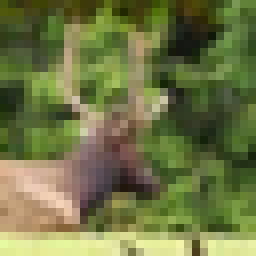
#> input picture img/deer10.png, 32 x 32 px (shown 8 times larger)
$ python main.py   (older library calls are emulated)
#> lines starting #> are read from the running program, lines starting #| are printed output that depends on the picture
### utils.py
import scipy.io
import scipy.ndimage
import matplotlib.pyplot as plt
import numpy as np
from main import FeatureType, Image


# [35 lines left out: functions load_test_data, load_images, not called in this run]


def load_image(image):
    return plt.imread(image.value['src'], 0)
#> returned value is the input picture: shape (32, 32, 3) float32; mean R, G, B 0.435, 0.46, 0.267


def retrieve_features(img, feature_type):
    """
    Preprocesses image data and extracts features for each pixel. One of two types of features is used:
    (1) CIELAB color space, with 3 color channels (3D feature vector)
    (2) CIELAB color space + spatial information, with 3 color channels and 2 coordinates (5D feature vector)

    Returns
    -------
    image : extracted image features as array with shape [3]x[#pixels] or [5]x[#pixels]
    """
    if feature_type.value == FeatureType.color.value:
        image = img.reshape(img.shape[0] * img.shape[1], img.shape[2])
    if feature_type.value == FeatureType.color_spatial.value:
        x = np.array(list(range(img.shape[0])))
        y = np.array(list(range(img.shape[1])))
        coordinates = np.array(np.meshgrid(x, y))
        image = np.append(img, coordinates.T, axis=2)
        image = image.reshape(image.shape[0] * image.shape[1], image.shape[2])
    return image.T


# [5 lines left out: function apply_filter, not called in this run]

### mean_shift.py
import numpy as np
from numba import njit
from tqdm import tqdm


# [127 lines left out: functions ms_no_speedup, ms_speedup1, not called in this run]


def ms_speedup2(data, r, c):
    """
    Second speedup of mean-shift procedure:
    Points within a distance r/c of the search path are associated with the converged peak, where c is some constant
    value. These points are retrieved during a call of find_peak_opt.

    Otherwise same as ms_no_speedup:
    Performs the mean-shift algorithm to cluster pixel of in an image.
    Calls find_peak for each point and then assigns a label to each point according to its associated peak. Compares
    peaks after each call of find_peak and merges similar peaks. Two peaks are considered to be the similar if the
    distance between them is smaller than r/2. If the peak of a data point already exists then its computed peak is
    discarded and it is given the label of the associated peak in peaks.

    Parameters
    ----------
    data : pixel matrix with shape [#features]x[#pixels]
    r : radius of shifting spherical window
    c : constant

    Returns
    -------
    labels : cluster vector with a label for each pixel with shape [#pixels]
    peaks : peaks in density dist. / cluster centers found during mean-shift procedure, shape [#clusters]x[#features]

    """
    n_data_points = data.shape[1]
    n_features = data.shape[0]

    peaks = np.zeros((1, n_features))
    labels = np.zeros((n_data_points,), dtype=np.int)

    peak_indices = np.zeros((1,), dtype=np.int)
    unique_labels = 1

    # first data point
    peak, window_indices, cpts = find_peak_opt(data, 0, r, threshold=0.01, c=c)
    peaks[0, :] = peak
    labels[0] = unique_labels
    path_indices = np.argwhere(cpts == 1)
    labels[window_indices] = unique_labels
    labels[path_indices] = unique_labels
    unique_labels += 1

    # remaining data points
    for idx in tqdm(range(1, n_data_points)):

        if labels[idx] == 0:
            peak, window_indices, cpts = find_peak_opt(data, idx, r, threshold=0.01, c=c)
            path_indices = np.argwhere(cpts == 1)

            # check for similar peaks
            indices = np.argwhere(compute_distances(peak, peaks) < (r / 2)).flatten()
            if indices.size > 0:
                # assign same label for similar peaks
                labels[idx] = labels[peak_indices[indices[0]]]
                # assign points within current point's window the same label
                labels[window_indices] = labels[idx]
                # assign points within r/d distance of search path the same label
                labels[path_indices] = labels[idx]
            else:
                # assign new label for new peaks
                labels[idx] = unique_labels
                # assign points within current point's window the same label
                labels[window_indices] = unique_labels
                # assign points within r/d distance of search path the same label
                labels[path_indices] = unique_labels
                unique_labels += 1
                # store new peak
                peaks = np.append(peaks, np.array([peak]), axis=0)
                # store index of new labeled peak
                peak_indices = np.append(peak_indices, idx)

    peaks = peaks[np.unique(labels) - 1]
    clusters = dict(zip(np.unique(labels), range(np.unique(labels).size)))
    labels = np.array([clusters[l] if l in clusters.keys() else l for l in labels])

    return labels, peaks


# [36 lines left out: function find_peak, not called in this run]


def find_peak_opt(data, idx, r, threshold, c):
    """
    Computes density peak associated with a point whose column index is provided with speedup:
    associates points that are within a distance of r/c of the search path with the converged peak.

    Parameters
    ----------
    data : n-dimensional dataset
    idx : column index of data point
    r : search window radius
    threshold : threshold
    c : constant value

    Returns
    -------
    peak : vector of converged peak with shape [#features]
    window_indices : indices vector of points within converged window
    cpts : vector storing 1 for points within a distance of r/c of search path with the converged peak, shape [#pixels]

    """
    # retrieve data point
    data_point = data[:, idx]
    center = data_point
    difference_peaks = threshold + 1
    cpts = np.zeros((data.shape[1],), dtype=np.int8)

    # shift window to mean until convergence...
    while np.all(difference_peaks > threshold):
        # define window
        distances = compute_distances(center, data.T, 'euclidean')
        # check if points are similar, i.e. distance between them is smaller r/c
        cpts[distances < (r / c)] = 1
        # retrieve points in window
        window_indices = np.argwhere(distances <= r).flatten()
        window = data.T[window_indices]
        # compute peak of window
        peak = np.mean(window, axis=0)
        # compare peak to previous peak
        difference_peaks = compute_distances(peak, center.reshape(1, -1))
        # shift window to mean
        center = peak

    return peak, window_indices, cpts


def compute_distances(data_point, data, metric='euclidean'):
    """
    Computes the euclidean distances between a data point and a set of data points.

    Parameters
    ----------
    data_point : pixel
    data : n pixels
    metric : distance metric

    Returns
    -------
    distances : vector of distances with shape [n pixels]

    """
    data_point_stacked = np.tile(data_point, (data.shape[0], 1))
    distances = np_edist(data_point_stacked.T, data.T, 0)
    # distances = np.array([euclidean_distance(data_point.reshape(1, -1), p.reshape(1, -1)) for p in data])
    return distances


@njit
def euclidean_distance(x, y) -> np.float32:
    """
    Computes the euclidean distance between two vectors, here pixels.

    Parameters
    ----------
    x : pixel vector
    y : pixel vector

    Returns
    -------
    float : euclidean distance between x an y

    """
    return np.linalg.norm(x-y)


@njit
def np_apply_along_axis(func1d, axis, x, y):
    """
    Here, enables efficient computation of euclidean distance with numba over specified axis.
    Reference: https://github.com/numba/numba/issues/1269

    Parameters
    ----------
    func1d : function for computing euclidean distance
    axis : axis along which distance is to be compute
    x : matrix of data points
    y : matrix of data points

    Returns
    -------
    result : here, euclidean distance between x and y

    """
    assert x.ndim == 2
    assert axis in [0, 1]
    if axis == 0:
        result = np.empty(x.shape[1])
        for i in range(len(result)):
          result[i] = func1d(x[:, i], y[:, i])
    else:
        result = np.empty(x.shape[0])
        for i in range(len(result)):
          result[i] = func1d(x[:, i], y[:, i])
    return result

@njit
def np_edist(x, y, axis):
    """
    Here, enables efficient computation of euclidean distance with numba over specified axis.
    Reference: https://github.com/numba/numba/issues/1269

    Parameters
    ----------
    x : matrix of data points
    y : matrix of data points
    axis : axis along which distance is to be compute

    Returns
    -------
    euclidean distance between x and y

    """
    return np_apply_along_axis(euclidean_distance, axis, x, y)

### plotclusters3D.py
import numpy as np
import matplotlib.pyplot as plt
from tqdm import tqdm


def plotclusters3D(data, labels, peaks, rand_color=True):
    """
    Plots the modes of the given image data in 3D by coloring each pixel according to its corresponding peak.

    Args:
        data: image data in the format [number of pixels]x[feature vector].
        labels: a list of labels, one for each pixel.
        peaks: a list of vectors, whose first three components can be interpreted as BGR values.
    """
    fig = plt.figure()
    ax = fig.add_subplot(111, projection="3d")
    bgr_peaks = np.array(peaks[:, 0:3], dtype=float)
    rgb_peaks = bgr_peaks[..., ::-1]
    rgb_peaks /= 255.0
    rgb_peaks = np.array(peaks[:, 0:3], dtype=float)
    for idx, peak in enumerate(tqdm(rgb_peaks)):
        if rand_color:
            color = np.random.uniform(0, 1, 3)
        else:
            color = peak
        cluster = data[np.where(labels == idx)[0]].T
        ax.scatter(cluster[0], cluster[1], cluster[2], c=[color], s=.5)
    fig.show()
    return fig

### main.py
from enum import Enum
import numpy as np
import matplotlib.pyplot as plt
from skimage.color import rgb2lab, lab2rgb
import utils
import mean_shift
from plotclusters3D import plotclusters3D


class Image(Enum):
    """
    Specifies the input image.
    """
    img1 = {'src': "img/img1.jpg", 'dest3': "results/3D/img1/", 'dest5': "results/5D/img1/"}
    img2 = {'src': "img/img2.jpg", 'dest3': "results/3D/img2/", 'dest5': "results/5D/img2/"}
    img3 = {'src': "img/img3.jpg", 'dest3': "results/3D/img3/", 'dest5': "results/5D/img3/"}
    img4 = {'src': "img/deer10.png", 'dest3': "results/3D/img4/", 'dest5': "results/5D/img4/"}
    img5 = {'src': "img/img5.jpg", 'dest3': "results/3D/img5/", 'dest5': "results/5D/img5/"}


class FeatureType(Enum):
    """
    Specifies the type of image features - either 3D color features or 5D color and spatial feature.
    """
    color = 3             # uses only color space
    color_spatial = 5     # uses color and spatial information


class Filter(Enum):
    """
    Specifies the filter to be applied to image.
    """
    none = 0
    gauss = 1
    median = 2


# [66 lines left out: functions image_segmentation, test_mean_shift, not called in this run]


if __name__ == '__main__':
    # test_mean_shift()

    # Configuration
    img = Image.img4
    feature_type = FeatureType.color  # color, color_spatial
    fltr = Filter.none
    r = 20
    c = 2

    img_rgb = utils.load_image(img)
    plt.imshow(img_rgb)
    plt.show()

    if feature_type.value == 3:
        res_dir = img.value['dest3']
    if feature_type.value == 5:
        res_dir = img.value['dest5']

    img_rgb_f = img_rgb
    if fltr.name == Filter.gauss.name:
        img_rgb_f = utils.apply_filter(img_rgb, type='gaussian')
        plt.imshow(img_rgb_f)
        plt.savefig("results/filter/%s" % img.name + "/gauss_std1.png")
    if fltr.name == Filter.median.name:
        img_rgb_f = utils.apply_filter(img_rgb, type='median')
        plt.imshow(img_rgb_f)
        plt.show()
        plt.savefig("results/filter/%s" % img.name + "/median_size1.png")

    # plt.imshow(img_rgb_f)
    # plt.show()

    # Image segmentation
    img_rgb_seg, cluster_fig, n_peaks = image_segmentation(img_rgb_f, r, c, feature_type)
#> in image_segmentation, `img_lab = rgb2lab(img_rgb)`: img_lab: shape (32, 32, 3) float32; mean of channels 0, 1, 2 47.2, -10.6, 26.1
#> in retrieve_features, `image = img.reshape(img.shape[0] * img.shape[1], img.shape[2])`: image = 1024 rows, first 8: [33.04, -14.88, 35.88], [25.55, -12.98, 28.61], [20.95, -5.57, 20.55], [24.39, -2.34, 26.38], [27.07, -9.51, 33.21], [26.45, -10.45, 32.55], [27.33, -5.51, 27.53], [27.91, -4.7, 25.58]
#> in find_peak_opt, `data_point = data[:, idx]`: data_point = [33.04, -14.88, 35.88]
#> the loop in find_peak_opt, `while np.all(difference_peaks > threshold):` made 9 passes
#> (difference_peaks, center) on passes 1 to 9: ([8.96], [38.08, -16.16, 28.58]), ([0.926], [38.86, -15.89, 28.15]), ([0.254], [39.1, -15.93, 28.23]), ([0.257], [39.31, -16.05, 28.33]), ([0.155], [39.42, -16.1, 28.42]), ([0.174], [39.55, -16.13, 28.53]), ([0.0788], [39.62, -16.15, 28.57]), ([0.0392], [39.65, -16.14, 28.59]), ([0], [39.65, -16.14, 28.59])
#> after the loop in find_peak_opt, `while np.all(difference_peaks > threshold):`: cpts = 1024 values, max 1 at index 0, min 0 at index 1, mean 0.253
#> in ms_speedup2, `peak, window_indices, cpts = find_peak_opt(data, 0, r, threshold=0.01,..`: peak = [39.65, -16.14, 28.59]; window_indices = 509 values from 0 to 1008
#> in ms_speedup2, `path_indices = np.argwhere(cpts == 1)`: path_indices = 259 values from 0 to 924
#> the loop in ms_speedup2, `for idx in tqdm(range(1, n_data_points)): ` made 1023 passes
#> (peak, indices) on passes 2, 29, 45, 55: ([39.65, -16.14, 28.59], [0]), ([39.92, -16.28, 28.72], [0]), ([39.92, -16.28, 28.72], [0]), ([39.65, -16.14, 28.59], [0])
#> (peak, indices) on passes 76, 86, 104, 340, 373, 462: ([39.92, -16.28, 28.72], [0]), ([39.65, -16.14, 28.59], [0]), ([39.92, -16.28, 28.72], [0]), ([39.65, -16.14, 28.59], [0]), ([39.65, -16.14, 28.59], [0]), ([39.65, -16.14, 28.59], [0])
#> after the loop in ms_speedup2, `for idx in tqdm(range(1, n_data_points)):`: labels = 1024 values, max 2 at index 104, min 1 at index 0, mean 1.14; unique_labels = 3
#> in ms_speedup2, `clusters = dict(zip(np.unique(labels), range(np.unique(labels).size)))`: clusters = {1: 0, 2: 1}
#> in ms_speedup2, `labels = np.array([clusters[l] if l in clusters.keys() else l for l in..`: labels = 1024 values, max 1 at index 104, min 0 at index 0, mean 0.145
#> in image_segmentation, `labels, peaks = mean_shift.ms_speedup2(img_lab, r, c)`: peaks = [[39.65, -16.14, 28.59], [63.87, -0.377, 23.94]]
#> in image_segmentation, `segments = dict(zip(np.unique(labels), peaks))`: segments = {0: [39.65, -16.14, 28.59], 1: [63.87, -0.377, 23.94]}
#> in image_segmentation, `segmented = np.array([segments[l] if l in segments.keys() else l for l..`: segmented = 1024 rows, first 8: [39.65, -16.14, 28.59], [39.65, -16.14, 28.59], [39.65, -16.14, 28.59], [39.65, -16.14, 28.59], [39.65, -16.14, 28.59], [39.65, -16.14, 28.59], [39.65, -16.14, 28.59], [39.65, -16.14, 28.59]
#> in image_segmentation, `img_seg_lab = np.reshape(segmented[:, :3], img_rgb.shape)`:
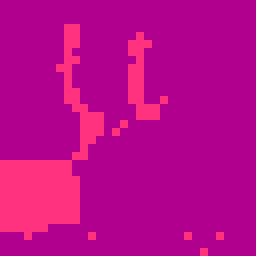
#> img_seg_lab: shape (32, 32, 3) float64 (shown 8 times larger); mean R, G, B 43.2, -13.9, 27.9; drawn with min black and max white
#> in image_segmentation, `img_rgb_seg = lab2rgb(img_seg_lab)`:
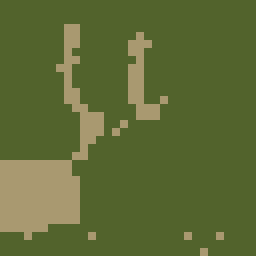
#> img_rgb_seg: shape (32, 32, 3) float64 (shown 8 times larger); mean R, G, B 0.373, 0.421, 0.214
#| Found 2 clusters.
#> in image_segmentation, `bgr_peaks = img_bgr_seg.reshape(img_rgb_seg.shape[0] * img_rgb_seg.sha..`: bgr_peaks = 1024 rows, first 8: [0.176, 0.391, 0.324], [0.176, 0.391, 0.324], [0.176, 0.391, 0.324], [0.176, 0.391, 0.324], [0.176, 0.391, 0.324], [0.176, 0.391, 0.324], [0.176, 0.391, 0.324], [0.176, 0.391, 0.324]
#> in plotclusters3D, `rgb_peaks = bgr_peaks[..., ::-1]`: rgb_peaks = 1024 rows, first 8: [0.324, 0.391, 0.176], [0.324, 0.391, 0.176], [0.324, 0.391, 0.176], [0.324, 0.391, 0.176], [0.324, 0.391, 0.176], [0.324, 0.391, 0.176], [0.324, 0.391, 0.176], [0.324, 0.391, 0.176]
#> in plotclusters3D, `rgb_peaks /= 255.0`: rgb_peaks = 1024 rows, first 8: [0.00127, 0.00153, 0.000692], [0.00127, 0.00153, 0.000692], [0.00127, 0.00153, 0.000692], [0.00127, 0.00153, 0.000692], [0.00127, 0.00153, 0.000692], [0.00127, 0.00153, 0.000692], [0.00127, 0.00153, 0.000692], [0.00127, 0.00153, 0.000692]
#> in plotclusters3D, `rgb_peaks = np.array(peaks[:, 0:3], dtype=float)`: rgb_peaks has the same summary as bgr_peaks in image_segmentation
#> in plotclusters3D, `fig.show()`:
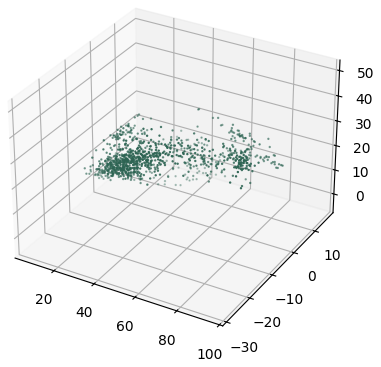
#> figure drawn by matplotlib, 1 panel
#> n_peaks = 2

    cluster_fig.savefig(res_dir + "cluster_gauss_r%s_c%s_p%s" % (r, c, n_peaks) + ".png")

    plt.imshow(img_rgb_seg)
    plt.title("r = %s   c = %s   p = %s" % (r, c, n_peaks))
    plt.savefig(res_dir + "seg_gauss_r%s_c%s_p%s" % (r, c, n_peaks) + ".png")
    plt.show()
